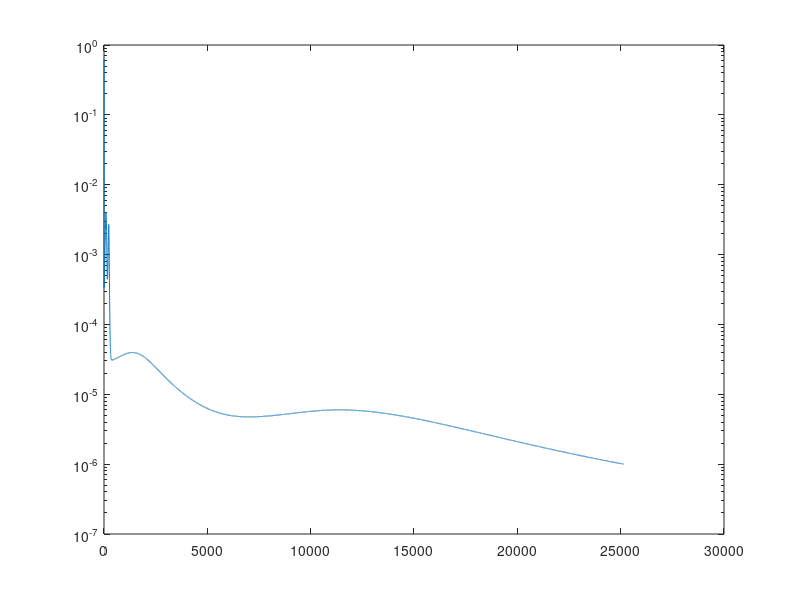

Here is the MATLAB script that generated this plot:
% The XOR Example - Batch-Mode Training
%
% Author: Marcelo Augusto Costa Fernandes
% DCA - CT - UFRN
% mfernandes@dca.ufrn.br

close all;
clear all;
clc;

p = 4;
H = 15;
m = 3;

mu = 0.1;

epochMax = 200000;
MSETarget = 1e-6;

% x1(teta) x2     x3     x4  x5     
X = [
0.3841	0.2021	0.0000	0.2438	;
0.1765	0.1613	0.3401	0.0843	;
0.3170	0.5786	0.3387	0.4192	;
0.2467	0.0337	0.2699	0.3454	;
0.6102	0.8192	0.4679	0.4762	;
0.7030	0.7784	0.7482	0.6562	;
0.4767	0.4348	0.4852	0.3640	;
0.7589	0.8256	0.6514	0.6143	;
0.1579	0.3641	0.2551	0.2919	;
0.5561	0.5602	0.5605	0.2105	;
0.3267	0.2974	0.0343	0.1466	;
0.2303	0.0942	0.3889	0.1713	;
0.2953	0.2963	0.2600	0.3039	;
0.5797	0.4789	0.5780	0.3048	;
0.5860	0.5250	0.4792	0.4021	;
0.7045	0.6933	0.6449	0.6623	;
0.9134	0.9412	0.6078	0.5934	;
0.2333	0.4943	0.2525	0.2567	;
0.2676	0.4172	0.2775	0.2721	;
0.4850	0.5506	0.5269	0.6036	;
0.2434	0.2567	0.2312	0.2624	;
0.1250	0.3023	0.1826	0.3168	;
0.5598	0.4253	0.4258	0.3192	;
0.5738	0.7674	0.6154	0.4447	;
0.5692	0.8368	0.5832	0.4585	;
0.4655	0.7682	0.3221	0.2940	;
0.5568	0.7592	0.6293	0.5453	;
0.8842	0.7509	0.5723	0.5814	;
0.7959	0.9243	0.7339	0.7334	;
0.7124	0.7128	0.6065	0.6668	;
0.6749	0.8767	0.6543	0.7461	;
0.3674	0.4359	0.4230	0.2965	;
0.3473	0.0754	0.2183	0.1905	;
0.6931	0.5188	0.5386	0.5794	;
0.6439	0.4959	0.4322	0.4582	;
0.5627	0.4893	0.6831	0.5120	;
0.5182	0.7553	0.6368	0.4538	;
0.6046	0.7479	0.6542	0.4375	;
0.6328	0.6786	0.7751	0.6183	;
0.3429	0.4694	0.2855	0.2977	;
0.6371	0.5069	0.5316	0.4520	;
0.6388	0.6970	0.6407	0.7677	;
0.3529	0.5504	0.3706	0.4828	;
0.4302	0.3237	0.6397	0.4319	;
0.7078	0.9604	0.7470	0.6399	;
0.7350	0.8170	0.7227	0.6279	;
0.7011	0.2946	0.6625	0.4312	;
0.5961	0.3817	0.6363	0.3663	;
0.0000	0.2563	0.2603	0.3027	;
0.5996	0.5704	0.6965	0.6548	;
0.4289	0.3709	0.3994	0.3656	;
0.2093	0.3655	0.3334	0.1802	;
0.2335	0.2856	0.3912	0.1601	;
0.3266	0.7751	0.4356	0.3448	;
0.2457	0.1203	0.1228	0.2206	;
0.4656	0.4815	0.4211	0.4862	;
0.7511	0.8868	0.5408	0.6253	;
0.7825	0.9386	0.6510	0.6996	;
0.3463	0.4118	0.2507	0.0454	;
0.5172	0.1482	0.3172	0.2323	;
0.6942	0.4516	0.5387	0.5983	;
0.7586	0.7017	0.7120	0.7509	;
0.6880	0.6004	0.6602	0.4320	;
0.4742	0.5079	0.4135	0.4161	;
0.4419	0.5761	0.4515	0.4497	;
0.3367	0.4333	0.2336	0.1678	;
0.4744	0.4604	0.1507	0.4873	;
0.7510	0.4350	0.5453	0.4831	;
0.4045	0.5636	0.2534	0.5573	;
0.1449	0.1539	0.2446	0.0559	;
0.3460	0.2722	0.1866	0.5049	;
0.2241	0.2046	0.3575	0.2891	;
0.1412	0.2264	0.4025	0.2661	;
0.5782	0.6418	0.7212	0.6396	;
0.9153	0.6571	0.8229	0.6689	;
0.6014	0.7664	0.6385	0.5513	;
0.7328	0.8708	0.8812	0.7060	;
0.4270	0.6352	0.6811	0.3884	;
0.6189	0.1652	0.4016	0.3042	;
0.2143	0.3868	0.1926	0.0000	;
0.5696	0.7238	0.7199	0.6677	;
0.8656	0.6700	0.6570	0.6065	;
0.9002	0.6858	0.7409	0.7047	;
0.4167	0.5255	0.5506	0.4093	;
0.8325	0.4804	0.7990	0.7471	;
0.4124	0.1191	0.4720	0.3184	;
1.000	1.000	0.7924	0.7074	;
0.5685	0.6924	0.6180	0.5792	;
0.6505	0.4864	0.2972	0.4599	;
0.8124	0.7690	0.9720	1.000	;
0.9013	0.7160	1.000	0.8046	;
0.8872	0.7556	0.9307	0.6791	;
0.3708	0.2139	0.2136	0.4295	;
0.5159	0.4349	0.3715	0.4086	;
0.6768	0.6304	0.8044	0.4885	;
0.1664	0.2404	0.2000	0.3425	;
0.2495	0.2807	0.4679	0.2200	;
0.2487	0.2348	0.0913	0.1281	;
0.5748	0.8552	0.5973	0.7317	;
0.3858	0.7585	0.3239	0.3565	;
0.3329	0.4946	0.5614	0.3152	;
0.3891	0.4805	0.7598	0.4231	;
0.2888	0.4888	0.1930	0.0177	;
0.3827	0.4900	0.2272	0.3599	;
0.6047	0.4224	0.6274	0.5809	;
0.9840	0.7031	0.6469	0.4701	;
0.6554	0.6785	0.9279	0.7723	;
0.0466	0.3388	0.0840	0.0762	;
0.6154	0.8196	0.6339	0.7729	;
0.8452	0.8897	0.8383	0.6961	;
0.6927	0.7870	0.7689	0.7213	;
0.4032	0.6188	0.4930	0.5380	;
0.4006	0.3094	0.3868	0.0811	;
0.7416	0.7138	0.6823	0.6067	;
0.7404	0.6764	0.8293	0.4694	;
0.7736	0.7097	0.6826	0.8142	;
0.5823	0.9635	0.3706	0.5636	;
0.2081	0.3738	0.3119	0.3552	;
0.5616	0.8972	0.5186	0.6650	;
0.6594	0.8907	0.6000	0.7157	;
0.3979	0.3070	0.3637	0.1220	;
0.2644	0.0000	0.3572	0.1931	;
0.4816	0.4791	0.4213	0.5889	;
0.0848	0.0749	0.4349	0.3328	;
0.4608	0.6775	0.3533	0.3016	;
0.4155	0.6589	0.5310	0.5404	;
0.3934	0.6244	0.4817	0.4324	;
0.5843	0.8517	0.8576	0.7133	;
0.1995	0.3690	0.3537	0.3462	;
0.3832	0.2321	0.0341	0.2450	];
X = transpose(X);
 

D = [
1	0	0	;
1	0	0	;
0	1	0	;
1	0	0	;
0	1	0	;
0	0	1	;
0	1	0	;
0	0	1	;
1	0	0	;
0	1	0	;
1	0	0	;
1	0	0	;
1	0	0	;
0	1	0	;
0	1	0	;
0	0	1	;
0	0	1	;
1	0	0	;
1	0	0	;
0	1	0	;
1	0	0	;
1	0	0	;
0	1	0	;
0	0	1	;
0	0	1	;
0	1	0	;
0	1	0	;
0	0	1	;
0	0	1	;
0	0	1	;
0	0	1	;
1	0	0	;
1	0	0	;
0	1	0	;
0	1	0	;
0	1	0	;
0	1	0	;
0	1	0	;
0	0	1	;
1	0	0	;
0	1	0	;
0	0	1	;
0	1	0	;
0	1	0	;
0	0	1	;
0	0	1	;
0	1	0	;
0	1	0	;
1	0	0	;
0	0	1	;
0	1	0	;
1	0	0	;
1	0	0	;
0	1	0	;
1	0	0	;
0	1	0	;
0	0	1	;
0	0	1	;
1	0	0	;
1	0	0	;
0	1	0	;
0	0	1	;
0	1	0	;
0	1	0	;
0	1	0	;
1	0	0	;
1	0	0	;
0	1	0	;
0	1	0	;
1	0	0	;
1	0	0	;
1	0	0	;
1	0	0	;
0	0	1	;
0	0	1	;
0	0	1	;
0	0	1	;
0	1	0	;
1	0	0	;
1	0	0	;
0	0	1	;
0	0	1	;
0	0	1	;
0	1	0	;
0	0	1	;
1	0	0	;
0	0	1	;
0	1	0	;
0	1	0	;
0	0	1	;
0	0	1	;
0	0	1	;
1	0	0	;
0	1	0	;
0	0	1	;
1	0	0	;
1	0	0	;
1	0	0	;
0	0	1	;
0	1	0	;
0	1	0	;
0	1	0	;
1	0	0	;
0	1	0	;
0	1	0	;
0	0	1	;
0	0	1	;
1	0	0	;
0	0	1	;
0	0	1	;
0	0	1	;
0	1	0	;
1	0	0	;
0	0	1	;
0	0	1	;
0	0	1	;
0	1	0	;
1	0	0	;
0	0	1	;
0	0	1	;
1	0	0	;
1	0	0	;
0	1	0	;
1	0	0	;
0	1	0	;
0	1	0	;
0	1	0	;
0	0	1	;
1	0	0	;
1	0	0	];

teste = [
0.8622	0.7101	0.6236	0.7894	;
0.2741	0.1552	0.1333	0.1516	;
0.6772	0.8516	0.6543	0.7573	;
0.2178	0.5039	0.6415	0.5039	;
0.7260	0.7500	0.7007	0.4953	;
0.2473	0.2941	0.4248	0.3087	;
0.5682	0.5683	0.5054	0.4426	;
0.6566	0.6715	0.4952	0.3951	;
0.0705	0.4717	0.2921	0.2954	;
0.1187	0.2568	0.3140	0.3037	;
0.5673	0.7011	0.4083	0.5552	;
0.3164	0.2251	0.3526	0.2560	;
0.7884	0.9568	0.6825	0.6398	;
0.9633	0.7850	0.6777	0.6059	;
0.7739	0.8505	0.7934	0.6626	;
0.4219	0.4136	0.1408	0.0940	;
0.6616	0.4365	0.6597	0.8129	;
0.7325	0.4761	0.3888	0.5683	];

D = transpose(D);

[p1 N] = size(X);
bias = -1;

X = [bias*ones(1,N) ; X]; %Pega o vetor de entrada e adiciona a primeira coluna com o bias -1

Wx = rand(H,p+1); %gera matriz de pesos entre entrada e camada escondida randomica com 15 linhas e 5 colunas
WxAnt = zeros(H,p+1);%gera matriz de mesmo tamanho com zeros para armazenar valor da iteracao anterior
Tx = zeros(H,p+1);%variavel temporaria pra armazenar os pesos

Wy = rand(m,H+1); %gera matriz de pesos entre camada escondida e saida randomica com 3 linhas e 16 colunas
WyAnt = zeros(m,H+1);%gera matriz de mesmo tamanho com zeros para armazenar valor da iteracao anterior
Ty = zeros(m,H+1);%variavel temporaria pra armazenar os pesos

DWy = zeros(m,H+1);
DWx = zeros(H,p+1);
MSETemp = zeros(1,epochMax);
MSEAnt = 0;
mse =0;

for i=1:epochMax

k = 1:130;
X = X(:,k);
D = D(:,k);

V = Wx*X;
Z = 1./(1+exp(-V));%funcao ativacao

S = [bias*ones(1,N);Z];%cria matrix de saida da mada intermediaria juntando o bias com a saida
G = Wy*S;% multiplica pelos pesos

Y = 1./(1+exp(-G)); %funcao ativacao

E = D - Y; % erro desejado - calculado

mse = immse(D,Y);

condicao = abs(mse - MSEAnt);
condi(i) = condicao;

if (condicao < MSETarget) %se o eqm for menor que o erro admitido
    break;
end
MSEAnt = mse;
 
df = Y.*(1-Y); %derivada da saida do neuronio de saida 
dGy = df .* E; %derivada do gradiente = derivada da saida calculada * Erro

DWy = mu/N * dGy*S';
Ty = Wy;
Wy = Wy + DWy;
WyAnt = Ty;

df= S.*(1-S); %derivada da saida do neuronio escondidos

dGx = df .* (Wy' * dGy);
dGx = dGx(2:end,:);
DWx = mu/N* dGx*X';
Tx = Wx;
Wx = Wx + DWx;
WxAnt = Tx;

end

disp(['epoch = ' num2str(i) ' mse = ' num2str(condicao)]);


semilogy(condi);

teste = transpose(teste);


[p1 N] = size (teste);

bias = -1;

teste = [bias*ones(1,N) ; teste];

V = Wx*teste;
Z = 1./(1+exp(-V));

S = [bias*ones(1,N);Z];
G = Wy*S;

Y = 1./(1+exp(-G));

Y = transpose(Y);

result = Y >= 0.5




